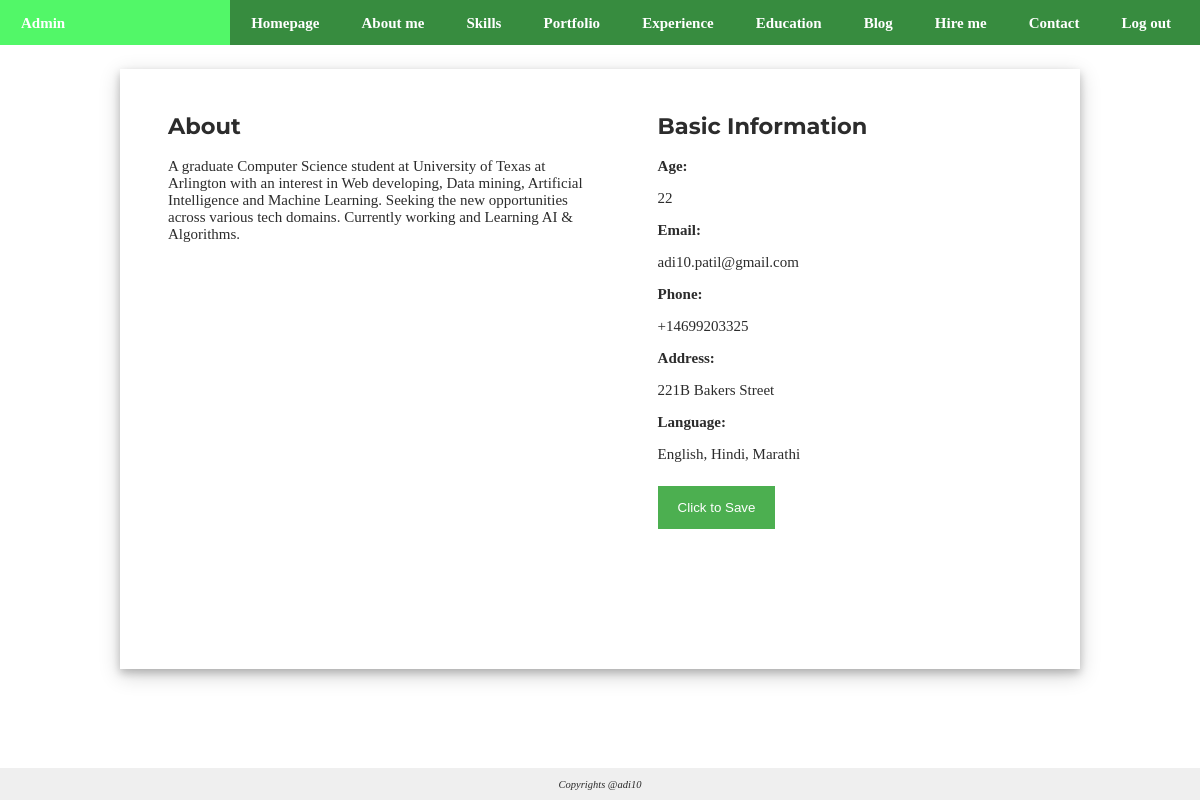
Page /admin/aboutme.php (signed in) on the committed database.
### tables this page shows
CREATE TABLE `personal` (
  `pid` int(11) NOT NULL,
  `aboutme` mediumtext NOT NULL,
  `age` int(11) NOT NULL,
  `email` varchar(100) NOT NULL,
  `phone` varchar(20) NOT NULL,
  `address` varchar(255) NOT NULL,
  `languages` varchar(255) NOT NULL
);

### admin/aboutme.php (the view, shortened to what this page needs)
<?php
include('../functions.php');
$aboutSQL = "SELECT * FROM `personal` WHERE pid='1'";
$aboutresult = mysqli_query($db, $aboutSQL) or die("Bad query : $aboutSQL");
$row = mysqli_fetch_array($aboutresult);
?><!DOCTYPE html>
<html lang="en">
  <head>
    <link rel="stylesheet" href="../css/portfolio.css" />
  </head>
  <body>
  <nav>
      <ul>
        <li style="padding-right: 12%"><a href="#home">Admin</a></li>
        <li><a href="home.php">Homepage</a></li>
        <li><a href="#">About me</a></li>
        <li><a href="skills.php">Skills</a></li>
        <li><a href="portfolio.php">Portfolio</a></li>
        <li><a href="exp.php">Experience</a></li>
        <li><a href="edu.php">Education</a></li>
        <li><a href="blog.php">Blog</a></li>
        <li><a href="Hireme.php">Hire me</a></li>
        <li><a href="contact.php">Contact</a></li>
        <li>
        <a
          href="home.php?logout='1'"
            >Log out</a
          >
        </li>
      </ul>
    </nav>
    <div id="wrapper">
      <div class="leftside">
        <article>
          <h1>About</h1>
          <p>
          <div id="ediabout" contenteditable="true"> <?php echo $row['aboutme'] ?></div>
          </p>
        </article>
      </div>
      <div class="rightside">
        <article>
          <h1><b>Basic Information</b></h1>
          <p><b>Age:</b><div id="ediage" contenteditable="true"> <?php echo $row['age'] ?></div></p>
          <p><b>Email:</b><div id="ediemail" contenteditable="true"> <?php echo $row['email'] ?></div></p>
          <p><b>Phone:</b><div id="ediphone" contenteditable="true"> <?php echo $row['phone'] ?></div></p>
          <p><b>Address:</b><div id="ediaddress" contenteditable="true"> <?php echo $row['address'] ?></div></p>
          <p><b>Language:</b><div id="edilanguages" contenteditable="true"> <?php echo $row['languages'] ?></div></p>
          <button id="save">Click to Save</button>
        </article>
      </div>
    </div>
    <footer>
      <p>Copyrights @adi10</p>
    </footer>
  </body>
</html>

### css/portfolio.css (style rules this page uses)
* { box-sizing: border-box; }
h1, h2, h3, h4, h5, h6 { font-family: "Montserrat"; }
html { min-height: 100%; }
a { text-decoration: none; }
body { height: 100%; background-color: #ffffff; color: #2c2c2c; margin: 0; padding: 0; font-size: 15px; overflow: auto; }
nav { background-color: #378c3f; margin: 0; overflow: hidden; font-style: bold; }
nav ul { margin: 0; padding: 0; display: flex; }
nav ul li { display: inline-block; list-style-type: none; }
nav > ul > li > a { color: white; background-color: ##0c0d0d; display: block; line-height: 2em; text-decoration: none; line-height: 2em; padding: 0.5em 1.4em; font-weight: 800; }
footer { display: block; font-size: 0.7em; font-style: italic; background-color: #efefef; text-align: center; right: 0; bottom: 0; left: 0; position: fixed; }
.leftside { float: left; width: 50%; padding-left: 5%; }
.rightside { float: left; width: 50%; padding-left: 6%; }
#wrapper { width: 80%; height: 600px; max-width: 1520px; margin-left: auto; margin-right: auto; margin-bottom: auto; box-shadow: 0 4px 8px 0 rgba(0, 0, 0, 0.2), 0 6px 20px 0 rgba(0, 0, 0, 0.19); margin-top: 2%; padding-top: 2%; }
button { background-color: #4caf50; color: white; padding: 14px 20px; margin: 8px 0; border: none; cursor: pointer; }

### rows in the picture
personal: aboutme "A graduate Computer Science student at University of Texas at Arlington with an interest in Web developing, Data mining, Artificial Intelligence and Machine Learning. Seeking the new opportunities across various tech domains. Currently working and Learning AI & Algorithms.", age "22", email "adi10.patil@gmail.com", phone "+14699203325", address "221B Bakers Street", languages "English, Hindi, Marathi"
